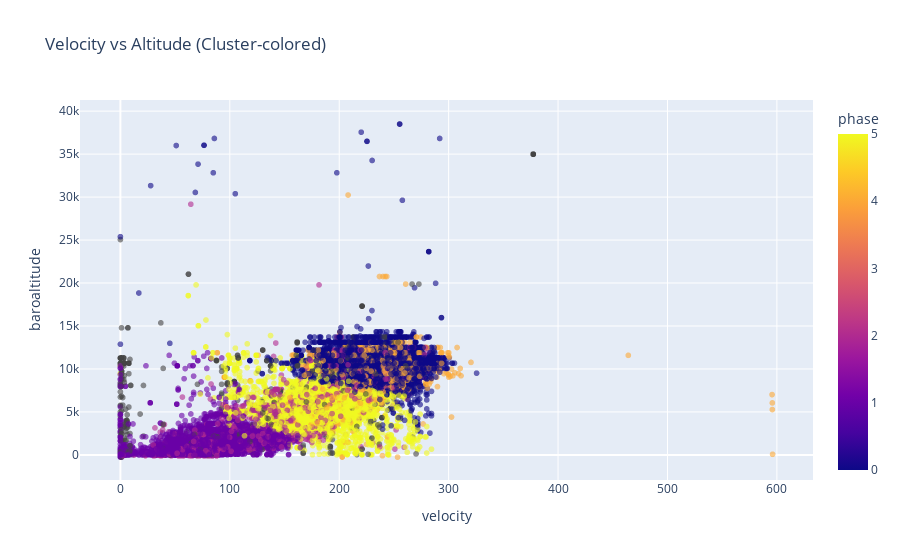

Notebook source saved alongside this figure:
### Code cell
fig = px.scatter(
    df.sample(40000),
    x="velocity",
    y="baroaltitude",
    color="phase",
    opacity=0.6,
    title="Velocity vs Altitude (Cluster-colored)"
)
fig.show()

### Figure 1 — Plotly figure (JSON) as saved in the notebook; plotly's stock layout.template omitted (floating-point values rounded to 4 significant figures; data arrays with more than 128 entries replaced by an {"elided": "..."} marker saying what was removed)
{"data": [{"hovertemplate": "velocity=%{x}<br>baroaltitude=%{y}<br>phase=%{marker.color}<extra></extra>", "legendgroup": "", "marker": {"color": {"elided": "40000 float values"}, "coloraxis": "coloraxis", "opacity": 0.6, "symbol": "circle"}, "mode": "markers", "name": "", "showlegend": false, "type": "scattergl", "x": {"elided": "40000 float values"}, "xaxis": "x", "y": {"elided": "40000 float values"}, "yaxis": "y"}], "layout": {"coloraxis": {"colorbar": {"title": {"text": "phase"}}, "colorscale": [[0, "#0d0887"], [0.1111, "#46039f"], [0.2222, "#7201a8"], [0.3333, "#9c179e"], [0.4444, "#bd3786"], [0.5556, "#d8576b"], [0.6667, "#ed7953"], [0.7778, "#fb9f3a"], [0.8889, "#fdca26"], [1, "#f0f921"]]}, "legend": {"tracegroupgap": 0}, "title": {"text": "Velocity vs Altitude (Cluster-colored)"}, "xaxis": {"anchor": "y", "domain": [0, 1], "title": {"text": "velocity"}}, "yaxis": {"anchor": "x", "domain": [0, 1], "title": {"text": "baroaltitude"}}}}
